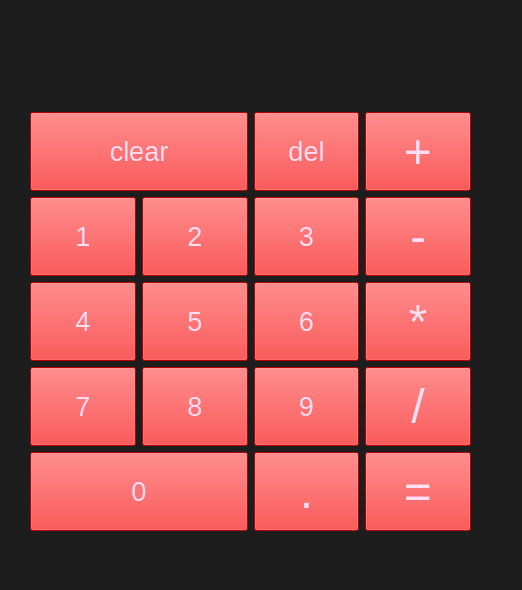
<?xml version="1.0" encoding="UTF-8"?>
<ui version="4.0">
 <class>MainWindow</class>
 <widget class="QMainWindow" name="MainWindow">
  <property name="geometry">
   <rect>
    <x>0</x>
    <y>0</y>
    <width>522</width>
    <height>590</height>
   </rect>
  </property>
  <property name="windowTitle">
   <string>Calculator</string>
  </property>
  <property name="styleSheet">
   <string notr="true">background-color: rgb(29, 29, 29);</string>
  </property>
  <widget class="QWidget" name="centralwidget">
   <widget class="QWidget" name="gridLayoutWidget">
    <property name="geometry">
     <rect>
      <x>30</x>
      <y>20</y>
      <width>441</width>
      <height>511</height>
     </rect>
    </property>
    <layout class="QGridLayout" name="gridLayout">
     <item row="5" column="2">
      <widget class="QPushButton" name="push6">
       <property name="sizePolicy">
        <sizepolicy hsizetype="MinimumExpanding" vsizetype="Preferred">
         <horstretch>0</horstretch>
         <verstretch>12</verstretch>
        </sizepolicy>
       </property>
       <property name="font">
        <font>
         <family>MS Shell Dlg 2</family>
         <pointsize>20</pointsize>
         <weight>9</weight>
         <italic>false</italic>
         <bold>false</bold>
        </font>
       </property>
       <property name="styleSheet">
        <string notr="true">QPushButton{
	font: 75 20pt &quot;MS Shell Dlg 2&quot;;
	color: rgb(255, 255, 255);
	background-color: rgb(159, 135, 255);
    border radius: 25px;
}

QPushButton:hover{
	color: rgb(231, 172, 255);
	background-color: rgb(255, 217, 238);
}
QPushButton{
	background-color: rgb(255, 0, 0);
    color: rgb(255, 221, 245);
}</string>
       </property>
       <property name="text">
        <string>6</string>
       </property>
      </widget>
     </item>
     <item row="3" column="3">
      <widget class="QPushButton" name="pushsubtract">
       <property name="sizePolicy">
        <sizepolicy hsizetype="MinimumExpanding" vsizetype="Preferred">
         <horstretch>0</horstretch>
         <verstretch>12</verstretch>
        </sizepolicy>
       </property>
       <property name="font">
        <font>
         <family>MS Shell Dlg 2</family>
         <pointsize>36</pointsize>
         <weight>9</weight>
         <italic>false</italic>
         <bold>false</bold>
        </font>
       </property>
       <property name="styleSheet">
        <string notr="true">QPushButton{
	font: 75 36pt &quot;MS Shell Dlg 2&quot;;
	color: rgb(255, 255, 255);
	background-color: rgb(122, 105, 255);
    border radius: 25px;
}

QPushButton:hover{
	rgb(111, 255, 103)
	background-color: rgb(255, 217, 238);
}
QPushButton{
	background-color: rgb(255, 0, 0);
    color: rgb(255, 221, 245);
}</string>
       </property>
       <property name="text">
        <string>-</string>
       </property>
      </widget>
     </item>
     <item row="3" column="1">
      <widget class="QPushButton" name="push2">
       <property name="sizePolicy">
        <sizepolicy hsizetype="MinimumExpanding" vsizetype="Preferred">
         <horstretch>0</horstretch>
         <verstretch>12</verstretch>
        </sizepolicy>
       </property>
       <property name="font">
        <font>
         <family>MS Shell Dlg 2</family>
         <pointsize>20</pointsize>
         <weight>9</weight>
         <italic>false</italic>
         <bold>false</bold>
        </font>
       </property>
       <property name="styleSheet">
        <string notr="true">QPushButton{
	font: 75 20pt &quot;MS Shell Dlg 2&quot;;
	color: rgb(255, 255, 255);
	background-color: rgb(159, 135, 255);
    border radius: 25px;
}

QPushButton:hover{
	color: rgb(231, 172, 255);
	background-color: rgb(255, 217, 238);
}
QPushButton{
	background-color: rgb(255, 0, 0);
    color: rgb(255, 221, 245);
}</string>
       </property>
       <property name="text">
        <string>2</string>
       </property>
      </widget>
     </item>
     <item row="5" column="0">
      <widget class="QPushButton" name="push4">
       <property name="sizePolicy">
        <sizepolicy hsizetype="MinimumExpanding" vsizetype="Preferred">
         <horstretch>0</horstretch>
         <verstretch>12</verstretch>
        </sizepolicy>
       </property>
       <property name="font">
        <font>
         <family>MS Shell Dlg 2</family>
         <pointsize>20</pointsize>
         <weight>9</weight>
         <italic>false</italic>
         <bold>false</bold>
        </font>
       </property>
       <property name="styleSheet">
        <string notr="true">QPushButton{
	font: 75 20pt &quot;MS Shell Dlg 2&quot;;
	color: rgb(255, 255, 255);
	background-color: rgb(159, 135, 255);
    border radius: 25px;
}

QPushButton:hover{
	color: rgb(231, 172, 255);
	background-color: rgb(255, 217, 238);
}
QPushButton{
	background-color: rgb(255, 0, 0);
    color: rgb(255, 221, 245);
}</string>
       </property>
       <property name="text">
        <string>4</string>
       </property>
      </widget>
     </item>
     <item row="5" column="1">
      <widget class="QPushButton" name="push5">
       <property name="sizePolicy">
        <sizepolicy hsizetype="MinimumExpanding" vsizetype="Preferred">
         <horstretch>0</horstretch>
         <verstretch>12</verstretch>
        </sizepolicy>
       </property>
       <property name="font">
        <font>
         <family>MS Shell Dlg 2</family>
         <pointsize>20</pointsize>
         <weight>9</weight>
         <italic>false</italic>
         <bold>false</bold>
        </font>
       </property>
       <property name="styleSheet">
        <string notr="true">QPushButton{
	font: 75 20pt &quot;MS Shell Dlg 2&quot;;
	color: rgb(255, 255, 255);
	background-color: rgb(159, 135, 255);
    border radius: 25px;
}

QPushButton:hover{
	color: rgb(231, 172, 255);
	background-color: rgb(255, 217, 238);
}
QPushButton{
	background-color: rgb(255, 0, 0);
    color: rgb(255, 221, 245);
}</string>
       </property>
       <property name="text">
        <string>5</string>
       </property>
      </widget>
     </item>
     <item row="5" column="3">
      <widget class="QPushButton" name="pushmultiply">
       <property name="sizePolicy">
        <sizepolicy hsizetype="MinimumExpanding" vsizetype="Preferred">
         <horstretch>0</horstretch>
         <verstretch>12</verstretch>
        </sizepolicy>
       </property>
       <property name="font">
        <font>
         <family>MS Shell Dlg 2</family>
         <pointsize>36</pointsize>
         <weight>9</weight>
         <italic>false</italic>
         <bold>false</bold>
        </font>
       </property>
       <property name="styleSheet">
        <string notr="true">QPushButton{
	font: 75 36pt &quot;MS Shell Dlg 2&quot;;
	color: rgb(255, 255, 255);
	background-color: rgb(122, 105, 255);
    border radius: 25px;
}

QPushButton:hover{
	rgb(111, 255, 103)
	background-color: rgb(255, 217, 238);
}
QPushButton{
	background-color: rgb(255, 0, 0);
    color: rgb(255, 221, 245);
}</string>
       </property>
       <property name="text">
        <string>*</string>
       </property>
      </widget>
     </item>
     <item row="3" column="2">
      <widget class="QPushButton" name="push3">
       <property name="sizePolicy">
        <sizepolicy hsizetype="MinimumExpanding" vsizetype="Preferred">
         <horstretch>0</horstretch>
         <verstretch>12</verstretch>
        </sizepolicy>
       </property>
       <property name="font">
        <font>
         <family>MS Shell Dlg 2</family>
         <pointsize>20</pointsize>
         <weight>9</weight>
         <italic>false</italic>
         <bold>false</bold>
        </font>
       </property>
       <property name="styleSheet">
        <string notr="true">QPushButton{
	font: 75 20pt &quot;MS Shell Dlg 2&quot;;
	color: rgb(255, 255, 255);
	background-color: rgb(159, 135, 255);
    border radius: 25px;
}

QPushButton:hover{
	color: rgb(231, 172, 255);
	background-color: rgb(255, 217, 238);
}
QPushButton{
	background-color: rgb(255, 0, 0);
    color: rgb(255, 221, 245);
}</string>
       </property>
       <property name="text">
        <string>3</string>
       </property>
      </widget>
     </item>
     <item row="7" column="3">
      <widget class="QPushButton" name="pushequal">
       <property name="sizePolicy">
        <sizepolicy hsizetype="MinimumExpanding" vsizetype="Preferred">
         <horstretch>0</horstretch>
         <verstretch>12</verstretch>
        </sizepolicy>
       </property>
       <property name="font">
        <font>
         <family>MS Shell Dlg 2</family>
         <pointsize>36</pointsize>
         <weight>9</weight>
         <italic>false</italic>
         <bold>false</bold>
        </font>
       </property>
       <property name="styleSheet">
        <string notr="true">QPushButton{
	font: 75 36pt &quot;MS Shell Dlg 2&quot;;
	color: rgb(255, 255, 255);
	background-color: rgb(122, 105, 255);
    border radius: 25px;
}

QPushButton:hover{
	rgb(111, 255, 103)
	background-color: rgb(255, 217, 238);
}
QPushButton{
	background-color: rgb(255, 0, 0);
    color: rgb(255, 221, 245);
}</string>
       </property>
       <property name="text">
        <string>=</string>
       </property>
      </widget>
     </item>
     <item row="7" column="2">
      <widget class="QPushButton" name="pushdecimal">
       <property name="sizePolicy">
        <sizepolicy hsizetype="MinimumExpanding" vsizetype="Preferred">
         <horstretch>0</horstretch>
         <verstretch>12</verstretch>
        </sizepolicy>
       </property>
       <property name="font">
        <font>
         <family>MS Shell Dlg 2</family>
         <pointsize>36</pointsize>
         <weight>9</weight>
         <italic>false</italic>
         <bold>false</bold>
        </font>
       </property>
       <property name="styleSheet">
        <string notr="true">QPushButton{
	font: 75 36pt &quot;MS Shell Dlg 2&quot;;
	color: rgb(255, 255, 255);
	background-color: rgb(122, 105, 255);
    border radius: 25px;
}

QPushButton:hover{
	rgb(111, 255, 103)
	background-color: rgb(255, 217, 238);
}
QPushButton{
	background-color: rgb(255, 0, 0);
    color: rgb(255, 221, 245);
}</string>
       </property>
       <property name="text">
        <string>.</string>
       </property>
      </widget>
     </item>
     <item row="1" column="2">
      <widget class="QPushButton" name="pushdelete">
       <property name="sizePolicy">
        <sizepolicy hsizetype="MinimumExpanding" vsizetype="Preferred">
         <horstretch>0</horstretch>
         <verstretch>12</verstretch>
        </sizepolicy>
       </property>
       <property name="font">
        <font>
         <family>MS Shell Dlg 2</family>
         <pointsize>20</pointsize>
         <weight>9</weight>
         <italic>false</italic>
         <bold>false</bold>
        </font>
       </property>
       <property name="styleSheet">
        <string notr="true">QPushButton{
	font: 75 20pt &quot;MS Shell Dlg 2&quot;;
	color: rgb(255, 255, 255);
	background-color: rgb(159, 135, 255);
    border radius: 25px;
}

QPushButton:hover{
	color: rgb(231, 172, 255);
	background-color: rgb(255, 217, 238);
}
QPushButton{
	background-color: rgb(255, 0, 0);
    color: rgb(255, 221, 245);
}
   </string>
       </property>
       <property name="text">
        <string>del</string>
       </property>
      </widget>
     </item>
     <item row="3" column="0">
      <widget class="QPushButton" name="push1">
       <property name="sizePolicy">
        <sizepolicy hsizetype="MinimumExpanding" vsizetype="Preferred">
         <horstretch>0</horstretch>
         <verstretch>12</verstretch>
        </sizepolicy>
       </property>
       <property name="font">
        <font>
         <family>MS Shell Dlg 2</family>
         <pointsize>20</pointsize>
         <weight>9</weight>
         <italic>false</italic>
         <bold>false</bold>
        </font>
       </property>
       <property name="styleSheet">
        <string notr="true">QPushButton{
	font: 75 20pt &quot;MS Shell Dlg 2&quot;;
	color: rgb(255, 255, 255);
	background-color: rgb(159, 135, 255);
    border radius: 25px;
}

QPushButton:hover{
	color: rgb(231, 172, 255);
	background-color: rgb(255, 217, 238);
}
QPushButton{
	background-color: rgb(255, 0, 0);
    color: rgb(255, 221, 245);
}</string>
       </property>
       <property name="text">
        <string>1</string>
       </property>
      </widget>
     </item>
     <item row="1" column="3">
      <widget class="QPushButton" name="pushadd">
       <property name="sizePolicy">
        <sizepolicy hsizetype="MinimumExpanding" vsizetype="Preferred">
         <horstretch>0</horstretch>
         <verstretch>12</verstretch>
        </sizepolicy>
       </property>
       <property name="font">
        <font>
         <family>MS Shell Dlg 2</family>
         <pointsize>36</pointsize>
         <weight>9</weight>
         <italic>false</italic>
         <bold>false</bold>
        </font>
       </property>
       <property name="styleSheet">
        <string notr="true">QPushButton{
	font: 75 36pt &quot;MS Shell Dlg 2&quot;;
	color: rgb(255, 255, 255);
	background-color: rgb(122, 105, 255);
    border radius: 25px;
}

QPushButton:hover{
	rgb(111, 255, 103)
	background-color: rgb(255, 217, 238);
}
QPushButton{
	background-color: rgb(255, 0, 0);
    color: rgb(255, 221, 245);
}</string>
       </property>
       <property name="text">
        <string>+</string>
       </property>
      </widget>
     </item>
     <item row="0" column="0" colspan="4">
      <widget class="QLabel" name="label">
       <property name="sizePolicy">
        <sizepolicy hsizetype="MinimumExpanding" vsizetype="Preferred">
         <horstretch>0</horstretch>
         <verstretch>13</verstretch>
        </sizepolicy>
       </property>
       <property name="styleSheet">
        <string notr="true">font: 75 28pt &quot;MS Shell Dlg 2&quot;;</string>
       </property>
       <property name="text">
        <string/>
       </property>
       <property name="alignment">
        <set>Qt::AlignRight|Qt::AlignTrailing|Qt::AlignVCenter</set>
       </property>
      </widget>
     </item>
     <item row="1" column="0" colspan="2">
      <widget class="QPushButton" name="pushButton">
       <property name="sizePolicy">
        <sizepolicy hsizetype="MinimumExpanding" vsizetype="Preferred">
         <horstretch>0</horstretch>
         <verstretch>12</verstretch>
        </sizepolicy>
       </property>
       <property name="font">
        <font>
         <family>MS Shell Dlg 2</family>
         <pointsize>20</pointsize>
         <weight>9</weight>
         <italic>false</italic>
         <bold>false</bold>
        </font>
       </property>
       <property name="styleSheet">
        <string notr="true">QPushButton{
	font: 75 20pt &quot;MS Shell Dlg 2&quot;;
	color: rgb(255, 255, 255);
	background-color: rgb(159, 135, 255);
    border radius: 25px;
}

QPushButton:hover{
	color: rgb(231, 172, 255);
	background-color: rgb(255, 217, 238);
}
QPushButton{
	background-color: rgb(255, 0, 0);
    color: rgb(255, 221, 245);
}
 
 </string>
       </property>
       <property name="text">
        <string>clear</string>
       </property>
      </widget>
     </item>
     <item row="7" column="0" colspan="2">
      <widget class="QPushButton" name="push0">
       <property name="sizePolicy">
        <sizepolicy hsizetype="MinimumExpanding" vsizetype="Preferred">
         <horstretch>0</horstretch>
         <verstretch>12</verstretch>
        </sizepolicy>
       </property>
       <property name="font">
        <font>
         <family>MS Shell Dlg 2</family>
         <pointsize>20</pointsize>
         <weight>9</weight>
         <italic>false</italic>
         <bold>false</bold>
        </font>
       </property>
       <property name="styleSheet">
        <string notr="true">QPushButton{
	font: 75 20pt &quot;MS Shell Dlg 2&quot;;
	color: rgb(255, 255, 255);
	background-color: rgb(159, 135, 255);
    border radius: 25px;
}

QPushButton:hover{
	color: rgb(231, 172, 255);
	background-color: rgb(255, 217, 238);
}
QPushButton{
	background-color: rgb(255, 0, 0);
    color: rgb(255, 221, 245);
}</string>
       </property>
       <property name="text">
        <string>0</string>
       </property>
      </widget>
     </item>
     <item row="6" column="0">
      <widget class="QPushButton" name="push7">
       <property name="sizePolicy">
        <sizepolicy hsizetype="MinimumExpanding" vsizetype="Preferred">
         <horstretch>0</horstretch>
         <verstretch>12</verstretch>
        </sizepolicy>
       </property>
       <property name="font">
        <font>
         <family>MS Shell Dlg 2</family>
         <pointsize>20</pointsize>
         <weight>9</weight>
         <italic>false</italic>
         <bold>false</bold>
        </font>
       </property>
       <property name="styleSheet">
        <string notr="true">QPushButton{
	font: 75 20pt &quot;MS Shell Dlg 2&quot;;
	color: rgb(255, 255, 255);
	background-color: rgb(159, 135, 255);
    border radius: 25px;
}

QPushButton:hover{
	color: rgb(231, 172, 255);
	background-color: rgb(255, 217, 238);
}
QPushButton{
	background-color: rgb(255, 0, 0);
    color: rgb(255, 221, 245);
}</string>
       </property>
       <property name="text">
        <string>7</string>
       </property>
      </widget>
     </item>
     <item row="6" column="1">
      <widget class="QPushButton" name="push8">
       <property name="sizePolicy">
        <sizepolicy hsizetype="MinimumExpanding" vsizetype="Preferred">
         <horstretch>0</horstretch>
         <verstretch>12</verstretch>
        </sizepolicy>
       </property>
       <property name="font">
        <font>
         <family>MS Shell Dlg 2</family>
         <pointsize>20</pointsize>
         <weight>9</weight>
         <italic>false</italic>
         <bold>false</bold>
        </font>
       </property>
       <property name="styleSheet">
        <string notr="true">QPushButton{
	font: 75 20pt &quot;MS Shell Dlg 2&quot;;
	color: rgb(255, 255, 255);
	background-color: rgb(159, 135, 255);
    border radius: 25px;
}

QPushButton:hover{
	color: rgb(231, 172, 255);
	background-color: rgb(255, 217, 238);
}
QPushButton{
	background-color: rgb(255, 0, 0);
    color: rgb(255, 221, 245);
}</string>
       </property>
       <property name="text">
        <string>8</string>
       </property>
      </widget>
     </item>
     <item row="6" column="2">
      <widget class="QPushButton" name="push9">
       <property name="sizePolicy">
        <sizepolicy hsizetype="MinimumExpanding" vsizetype="Preferred">
         <horstretch>0</horstretch>
         <verstretch>12</verstretch>
        </sizepolicy>
       </property>
       <property name="font">
        <font>
         <family>MS Shell Dlg 2</family>
         <pointsize>20</pointsize>
         <weight>9</weight>
         <italic>false</italic>
         <bold>false</bold>
        </font>
       </property>
       <property name="styleSheet">
        <string notr="true">QPushButton{
	font: 75 20pt &quot;MS Shell Dlg 2&quot;;
	color: rgb(255, 255, 255);
	background-color: rgb(159, 135, 255);
    border radius: 25px;
}

QPushButton:hover{
	color: rgb(231, 172, 255);
	background-color: rgb(255, 217, 238);
}
QPushButton{
	background-color: rgb(255, 0, 0);
    color: rgb(255, 221, 245);
}</string>
       </property>
       <property name="text">
        <string>9</string>
       </property>
      </widget>
     </item>
     <item row="6" column="3">
      <widget class="QPushButton" name="pushdivide">
       <property name="sizePolicy">
        <sizepolicy hsizetype="MinimumExpanding" vsizetype="Preferred">
         <horstretch>0</horstretch>
         <verstretch>12</verstretch>
        </sizepolicy>
       </property>
       <property name="font">
        <font>
         <family>MS Shell Dlg 2</family>
         <pointsize>36</pointsize>
         <weight>9</weight>
         <italic>false</italic>
         <bold>false</bold>
        </font>
       </property>
       <property name="styleSheet">
        <string notr="true">QPushButton{
	font: 75 36pt &quot;MS Shell Dlg 2&quot;;
	color: rgb(255, 255, 255);
	background-color: rgb(122, 105, 255);
    border radius: 25px;
}

QPushButton:hover{
	rgb(111, 255, 103)
	background-color: rgb(255, 217, 238);
}
QPushButton{
	background-color: rgb(255, 0, 0);
    color: rgb(255, 221, 245);
}</string>
       </property>
       <property name="text">
        <string>/</string>
       </property>
      </widget>
     </item>
    </layout>
   </widget>
  </widget>
  <widget class="QMenuBar" name="menubar">
   <property name="geometry">
    <rect>
     <x>0</x>
     <y>0</y>
     <width>522</width>
     <height>26</height>
    </rect>
   </property>
  </widget>
  <widget class="QStatusBar" name="statusbar"/>
 </widget>
 <resources/>
 <connections/>
</ui>
